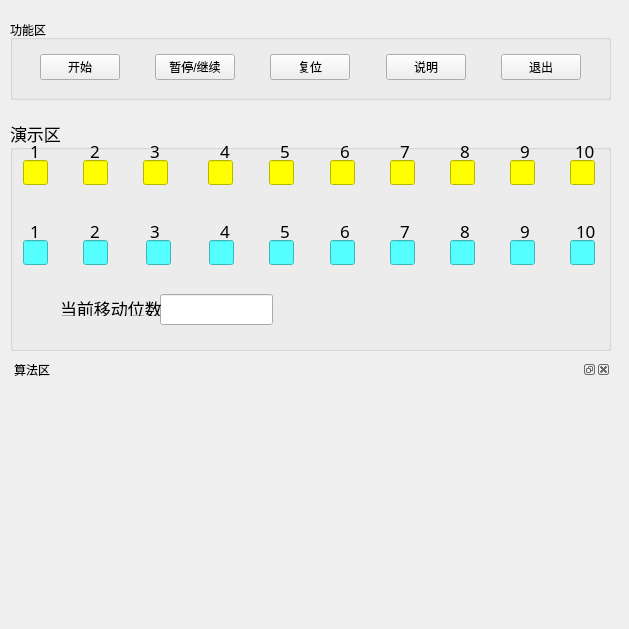
<?xml version="1.0" encoding="UTF-8"?>
<ui version="4.0">
 <class>seqInsView</class>
 <widget class="QWidget" name="seqInsView">
  <property name="geometry">
   <rect>
    <x>0</x>
    <y>0</y>
    <width>629</width>
    <height>629</height>
   </rect>
  </property>
  <property name="windowTitle">
   <string>Form</string>
  </property>
  <property name="styleSheet">
   <string notr="true">font: 10pt &quot;微软雅黑&quot;;</string>
  </property>
  <widget class="QGroupBox" name="ButtonBox">
   <property name="geometry">
    <rect>
     <x>10</x>
     <y>20</y>
     <width>601</width>
     <height>80</height>
    </rect>
   </property>
   <property name="styleSheet">
    <string notr="true">font: 14pt &quot;微软雅黑&quot; ;
</string>
   </property>
   <property name="title">
    <string>功能区</string>
   </property>
   <widget class="QWidget" name="layoutWidget">
    <property name="geometry">
     <rect>
      <x>30</x>
      <y>30</y>
      <width>541</width>
      <height>35</height>
     </rect>
    </property>
    <layout class="QHBoxLayout" name="horizontalLayout">
     <item>
      <widget class="QPushButton" name="startButton">
       <property name="text">
        <string>开始</string>
       </property>
      </widget>
     </item>
     <item>
      <spacer name="horizontalSpacer">
       <property name="orientation">
        <enum>Qt::Horizontal</enum>
       </property>
       <property name="sizeHint" stdset="0">
        <size>
         <width>40</width>
         <height>20</height>
        </size>
       </property>
      </spacer>
     </item>
     <item>
      <widget class="QPushButton" name="pauseButton">
       <property name="text">
        <string>暂停/继续</string>
       </property>
      </widget>
     </item>
     <item>
      <spacer name="horizontalSpacer_2">
       <property name="orientation">
        <enum>Qt::Horizontal</enum>
       </property>
       <property name="sizeHint" stdset="0">
        <size>
         <width>40</width>
         <height>20</height>
        </size>
       </property>
      </spacer>
     </item>
     <item>
      <widget class="QPushButton" name="frashButton">
       <property name="text">
        <string>复位</string>
       </property>
      </widget>
     </item>
     <item>
      <spacer name="horizontalSpacer_3">
       <property name="orientation">
        <enum>Qt::Horizontal</enum>
       </property>
       <property name="sizeHint" stdset="0">
        <size>
         <width>40</width>
         <height>20</height>
        </size>
       </property>
      </spacer>
     </item>
     <item>
      <widget class="QPushButton" name="explainButton">
       <property name="text">
        <string>说明</string>
       </property>
      </widget>
     </item>
     <item>
      <spacer name="horizontalSpacer_4">
       <property name="orientation">
        <enum>Qt::Horizontal</enum>
       </property>
       <property name="sizeHint" stdset="0">
        <size>
         <width>40</width>
         <height>20</height>
        </size>
       </property>
      </spacer>
     </item>
     <item>
      <widget class="QPushButton" name="backButton">
       <property name="text">
        <string>退出</string>
       </property>
      </widget>
     </item>
    </layout>
   </widget>
  </widget>
  <widget class="QGroupBox" name="groupBox">
   <property name="geometry">
    <rect>
     <x>10</x>
     <y>120</y>
     <width>601</width>
     <height>231</height>
    </rect>
   </property>
   <property name="minimumSize">
    <size>
     <width>0</width>
     <height>0</height>
    </size>
   </property>
   <property name="maximumSize">
    <size>
     <width>840</width>
     <height>300</height>
    </size>
   </property>
   <property name="font">
    <font>
     <family>微软雅黑</family>
     <pointsize>13</pointsize>
     <weight>50</weight>
     <italic>false</italic>
     <bold>false</bold>
    </font>
   </property>
   <property name="styleSheet">
    <string notr="true">font: 13pt &quot;微软雅黑&quot;;</string>
   </property>
   <property name="title">
    <string>演示区</string>
   </property>
   <widget class="QLineEdit" name="lineEdit_1">
    <property name="geometry">
     <rect>
      <x>13</x>
      <y>40</y>
      <width>25</width>
      <height>25</height>
     </rect>
    </property>
    <property name="minimumSize">
     <size>
      <width>25</width>
      <height>25</height>
     </size>
    </property>
    <property name="maximumSize">
     <size>
      <width>25</width>
      <height>25</height>
     </size>
    </property>
    <property name="styleSheet">
     <string notr="true">background-color: rgb(255, 255, 0);
font: 12pt &quot;微软雅黑&quot;;
color: rgb(255, 0, 0);</string>
    </property>
    <property name="text">
     <string/>
    </property>
    <property name="readOnly">
     <bool>true</bool>
    </property>
   </widget>
   <widget class="QLineEdit" name="lineEdit_2">
    <property name="geometry">
     <rect>
      <x>73</x>
      <y>40</y>
      <width>25</width>
      <height>25</height>
     </rect>
    </property>
    <property name="minimumSize">
     <size>
      <width>25</width>
      <height>25</height>
     </size>
    </property>
    <property name="maximumSize">
     <size>
      <width>25</width>
      <height>25</height>
     </size>
    </property>
    <property name="styleSheet">
     <string notr="true">background-color: rgb(255, 255, 0);
font: 12pt &quot;微软雅黑&quot;;
color: rgb(255, 0, 0);</string>
    </property>
    <property name="readOnly">
     <bool>true</bool>
    </property>
   </widget>
   <widget class="QLineEdit" name="lineEdit_3">
    <property name="geometry">
     <rect>
      <x>133</x>
      <y>40</y>
      <width>25</width>
      <height>25</height>
     </rect>
    </property>
    <property name="minimumSize">
     <size>
      <width>25</width>
      <height>25</height>
     </size>
    </property>
    <property name="maximumSize">
     <size>
      <width>25</width>
      <height>25</height>
     </size>
    </property>
    <property name="styleSheet">
     <string notr="true">background-color: rgb(255, 255, 0);
font: 12pt &quot;微软雅黑&quot;;
color: rgb(255, 0, 0);</string>
    </property>
    <property name="readOnly">
     <bool>true</bool>
    </property>
   </widget>
   <widget class="QLineEdit" name="lineEdit_4">
    <property name="geometry">
     <rect>
      <x>198</x>
      <y>40</y>
      <width>25</width>
      <height>25</height>
     </rect>
    </property>
    <property name="minimumSize">
     <size>
      <width>25</width>
      <height>25</height>
     </size>
    </property>
    <property name="maximumSize">
     <size>
      <width>25</width>
      <height>25</height>
     </size>
    </property>
    <property name="styleSheet">
     <string notr="true">background-color: rgb(255, 255, 0);
font: 12pt &quot;微软雅黑&quot;;
color: rgb(255, 0, 0);</string>
    </property>
    <property name="readOnly">
     <bool>true</bool>
    </property>
   </widget>
   <widget class="QLineEdit" name="lineEdit_5">
    <property name="geometry">
     <rect>
      <x>259</x>
      <y>40</y>
      <width>25</width>
      <height>25</height>
     </rect>
    </property>
    <property name="minimumSize">
     <size>
      <width>25</width>
      <height>25</height>
     </size>
    </property>
    <property name="maximumSize">
     <size>
      <width>25</width>
      <height>25</height>
     </size>
    </property>
    <property name="styleSheet">
     <string notr="true">background-color: rgb(255, 255, 0);
font: 12pt &quot;微软雅黑&quot;;
color: rgb(255, 0, 0);</string>
    </property>
    <property name="readOnly">
     <bool>true</bool>
    </property>
   </widget>
   <widget class="QLineEdit" name="lineEdit_6">
    <property name="geometry">
     <rect>
      <x>320</x>
      <y>40</y>
      <width>25</width>
      <height>25</height>
     </rect>
    </property>
    <property name="minimumSize">
     <size>
      <width>25</width>
      <height>25</height>
     </size>
    </property>
    <property name="maximumSize">
     <size>
      <width>25</width>
      <height>25</height>
     </size>
    </property>
    <property name="styleSheet">
     <string notr="true">background-color: rgb(255, 255, 0);
font: 12pt &quot;微软雅黑&quot;;
color: rgb(255, 0, 0);</string>
    </property>
    <property name="readOnly">
     <bool>true</bool>
    </property>
   </widget>
   <widget class="QLineEdit" name="lineEdit_7">
    <property name="geometry">
     <rect>
      <x>380</x>
      <y>40</y>
      <width>25</width>
      <height>25</height>
     </rect>
    </property>
    <property name="minimumSize">
     <size>
      <width>25</width>
      <height>25</height>
     </size>
    </property>
    <property name="maximumSize">
     <size>
      <width>25</width>
      <height>25</height>
     </size>
    </property>
    <property name="styleSheet">
     <string notr="true">background-color: rgb(255, 255, 0);
font: 12pt &quot;微软雅黑&quot;;
color: rgb(255, 0, 0);</string>
    </property>
    <property name="text">
     <string/>
    </property>
    <property name="readOnly">
     <bool>true</bool>
    </property>
   </widget>
   <widget class="QLineEdit" name="lineEdit_8">
    <property name="geometry">
     <rect>
      <x>440</x>
      <y>40</y>
      <width>25</width>
      <height>25</height>
     </rect>
    </property>
    <property name="minimumSize">
     <size>
      <width>25</width>
      <height>25</height>
     </size>
    </property>
    <property name="maximumSize">
     <size>
      <width>25</width>
      <height>25</height>
     </size>
    </property>
    <property name="styleSheet">
     <string notr="true">background-color: rgb(255, 255, 0);
font: 12pt &quot;微软雅黑&quot;;
color: rgb(255, 0, 0);</string>
    </property>
    <property name="readOnly">
     <bool>true</bool>
    </property>
   </widget>
   <widget class="QLineEdit" name="lineEdit_10">
    <property name="geometry">
     <rect>
      <x>560</x>
      <y>40</y>
      <width>25</width>
      <height>25</height>
     </rect>
    </property>
    <property name="minimumSize">
     <size>
      <width>25</width>
      <height>25</height>
     </size>
    </property>
    <property name="maximumSize">
     <size>
      <width>25</width>
      <height>25</height>
     </size>
    </property>
    <property name="styleSheet">
     <string notr="true">background-color: rgb(255, 255, 0);
font: 12pt &quot;微软雅黑&quot;;
color: rgb(255, 0, 0);</string>
    </property>
    <property name="readOnly">
     <bool>true</bool>
    </property>
   </widget>
   <widget class="QLineEdit" name="lineEdit_9">
    <property name="geometry">
     <rect>
      <x>500</x>
      <y>40</y>
      <width>25</width>
      <height>25</height>
     </rect>
    </property>
    <property name="minimumSize">
     <size>
      <width>25</width>
      <height>25</height>
     </size>
    </property>
    <property name="maximumSize">
     <size>
      <width>25</width>
      <height>25</height>
     </size>
    </property>
    <property name="styleSheet">
     <string notr="true">background-color: rgb(255, 255, 0);
font: 12pt &quot;微软雅黑&quot;;
color: rgb(255, 0, 0);</string>
    </property>
    <property name="readOnly">
     <bool>true</bool>
    </property>
   </widget>
   <widget class="QLineEdit" name="lineEdit_11">
    <property name="geometry">
     <rect>
      <x>13</x>
      <y>120</y>
      <width>25</width>
      <height>25</height>
     </rect>
    </property>
    <property name="minimumSize">
     <size>
      <width>25</width>
      <height>25</height>
     </size>
    </property>
    <property name="maximumSize">
     <size>
      <width>25</width>
      <height>25</height>
     </size>
    </property>
    <property name="styleSheet">
     <string notr="true">color: rgb(0, 0, 0);
background-color: rgb(85, 255, 255);
font: 12pt &quot;微软雅黑&quot;;</string>
    </property>
    <property name="readOnly">
     <bool>true</bool>
    </property>
   </widget>
   <widget class="QLineEdit" name="lineEdit_12">
    <property name="geometry">
     <rect>
      <x>73</x>
      <y>120</y>
      <width>25</width>
      <height>25</height>
     </rect>
    </property>
    <property name="minimumSize">
     <size>
      <width>25</width>
      <height>25</height>
     </size>
    </property>
    <property name="maximumSize">
     <size>
      <width>25</width>
      <height>25</height>
     </size>
    </property>
    <property name="styleSheet">
     <string notr="true">color: rgb(0, 0, 0);
background-color: rgb(85, 255, 255);
font: 12pt &quot;微软雅黑&quot;;</string>
    </property>
    <property name="readOnly">
     <bool>true</bool>
    </property>
   </widget>
   <widget class="QLineEdit" name="lineEdit_13">
    <property name="geometry">
     <rect>
      <x>136</x>
      <y>120</y>
      <width>25</width>
      <height>25</height>
     </rect>
    </property>
    <property name="minimumSize">
     <size>
      <width>25</width>
      <height>25</height>
     </size>
    </property>
    <property name="maximumSize">
     <size>
      <width>25</width>
      <height>25</height>
     </size>
    </property>
    <property name="styleSheet">
     <string notr="true">color: rgb(0, 0, 0);
background-color: rgb(85, 255, 255);
font: 12pt &quot;微软雅黑&quot;;</string>
    </property>
    <property name="readOnly">
     <bool>true</bool>
    </property>
   </widget>
   <widget class="QLineEdit" name="lineEdit_14">
    <property name="geometry">
     <rect>
      <x>199</x>
      <y>120</y>
      <width>25</width>
      <height>25</height>
     </rect>
    </property>
    <property name="minimumSize">
     <size>
      <width>25</width>
      <height>25</height>
     </size>
    </property>
    <property name="maximumSize">
     <size>
      <width>25</width>
      <height>25</height>
     </size>
    </property>
    <property name="styleSheet">
     <string notr="true">color: rgb(0, 0, 0);
background-color: rgb(85, 255, 255);
font: 12pt &quot;微软雅黑&quot;;</string>
    </property>
    <property name="readOnly">
     <bool>true</bool>
    </property>
   </widget>
   <widget class="QLineEdit" name="lineEdit_15">
    <property name="geometry">
     <rect>
      <x>259</x>
      <y>120</y>
      <width>25</width>
      <height>25</height>
     </rect>
    </property>
    <property name="minimumSize">
     <size>
      <width>25</width>
      <height>25</height>
     </size>
    </property>
    <property name="maximumSize">
     <size>
      <width>25</width>
      <height>25</height>
     </size>
    </property>
    <property name="styleSheet">
     <string notr="true">color: rgb(0, 0, 0);
background-color: rgb(85, 255, 255);
font: 12pt &quot;微软雅黑&quot;;</string>
    </property>
    <property name="readOnly">
     <bool>true</bool>
    </property>
   </widget>
   <widget class="QLineEdit" name="lineEdit_16">
    <property name="geometry">
     <rect>
      <x>320</x>
      <y>120</y>
      <width>25</width>
      <height>25</height>
     </rect>
    </property>
    <property name="minimumSize">
     <size>
      <width>25</width>
      <height>25</height>
     </size>
    </property>
    <property name="maximumSize">
     <size>
      <width>25</width>
      <height>25</height>
     </size>
    </property>
    <property name="styleSheet">
     <string notr="true">color: rgb(0, 0, 0);
background-color: rgb(85, 255, 255);
font: 12pt &quot;微软雅黑&quot;;</string>
    </property>
    <property name="readOnly">
     <bool>true</bool>
    </property>
   </widget>
   <widget class="QLineEdit" name="lineEdit_17">
    <property name="geometry">
     <rect>
      <x>380</x>
      <y>120</y>
      <width>25</width>
      <height>25</height>
     </rect>
    </property>
    <property name="minimumSize">
     <size>
      <width>25</width>
      <height>25</height>
     </size>
    </property>
    <property name="maximumSize">
     <size>
      <width>25</width>
      <height>25</height>
     </size>
    </property>
    <property name="styleSheet">
     <string notr="true">color: rgb(0, 0, 0);
background-color: rgb(85, 255, 255);
font: 12pt &quot;微软雅黑&quot;;</string>
    </property>
    <property name="readOnly">
     <bool>true</bool>
    </property>
   </widget>
   <widget class="QLineEdit" name="lineEdit_18">
    <property name="geometry">
     <rect>
      <x>440</x>
      <y>120</y>
      <width>25</width>
      <height>25</height>
     </rect>
    </property>
    <property name="minimumSize">
     <size>
      <width>25</width>
      <height>25</height>
     </size>
    </property>
    <property name="maximumSize">
     <size>
      <width>25</width>
      <height>25</height>
     </size>
    </property>
    <property name="styleSheet">
     <string notr="true">color: rgb(0, 0, 0);
background-color: rgb(85, 255, 255);
font: 12pt &quot;微软雅黑&quot;;</string>
    </property>
    <property name="readOnly">
     <bool>true</bool>
    </property>
   </widget>
   <widget class="QLineEdit" name="lineEdit_19">
    <property name="geometry">
     <rect>
      <x>500</x>
      <y>120</y>
      <width>25</width>
      <height>25</height>
     </rect>
    </property>
    <property name="minimumSize">
     <size>
      <width>25</width>
      <height>25</height>
     </size>
    </property>
    <property name="maximumSize">
     <size>
      <width>25</width>
      <height>25</height>
     </size>
    </property>
    <property name="styleSheet">
     <string notr="true">color: rgb(0, 0, 0);
background-color: rgb(85, 255, 255);
font: 12pt &quot;微软雅黑&quot;;</string>
    </property>
    <property name="readOnly">
     <bool>true</bool>
    </property>
   </widget>
   <widget class="QLineEdit" name="lineEdit_20">
    <property name="geometry">
     <rect>
      <x>560</x>
      <y>120</y>
      <width>25</width>
      <height>25</height>
     </rect>
    </property>
    <property name="minimumSize">
     <size>
      <width>25</width>
      <height>25</height>
     </size>
    </property>
    <property name="maximumSize">
     <size>
      <width>25</width>
      <height>25</height>
     </size>
    </property>
    <property name="styleSheet">
     <string notr="true">color: rgb(0, 0, 0);
background-color: rgb(85, 255, 255);
font: 12pt &quot;微软雅黑&quot;;</string>
    </property>
    <property name="readOnly">
     <bool>true</bool>
    </property>
   </widget>
   <widget class="QLineEdit" name="currentlineEdit">
    <property name="geometry">
     <rect>
      <x>150</x>
      <y>174</y>
      <width>113</width>
      <height>31</height>
     </rect>
    </property>
    <property name="font">
     <font>
      <family>黑体</family>
      <pointsize>12</pointsize>
      <weight>9</weight>
      <italic>false</italic>
      <bold>false</bold>
     </font>
    </property>
    <property name="styleSheet">
     <string notr="true">font: 75 12pt &quot;黑体&quot;;</string>
    </property>
    <property name="readOnly">
     <bool>true</bool>
    </property>
   </widget>
   <widget class="QLabel" name="label">
    <property name="geometry">
     <rect>
      <x>50</x>
      <y>180</y>
      <width>101</width>
      <height>16</height>
     </rect>
    </property>
    <property name="styleSheet">
     <string notr="true">font: 10pt &quot;微软雅黑&quot;;</string>
    </property>
    <property name="text">
     <string>当前移动位数:</string>
    </property>
   </widget>
   <widget class="QLabel" name="label_2">
    <property name="geometry">
     <rect>
      <x>20</x>
      <y>20</y>
      <width>54</width>
      <height>21</height>
     </rect>
    </property>
    <property name="styleSheet">
     <string notr="true">font: 75 10pt &quot;黑体&quot;;</string>
    </property>
    <property name="text">
     <string>1</string>
    </property>
   </widget>
   <widget class="QLabel" name="label_3">
    <property name="geometry">
     <rect>
      <x>80</x>
      <y>20</y>
      <width>54</width>
      <height>21</height>
     </rect>
    </property>
    <property name="styleSheet">
     <string notr="true">font: 75 10pt &quot;黑体&quot;;</string>
    </property>
    <property name="text">
     <string>2</string>
    </property>
   </widget>
   <widget class="QLabel" name="label_4">
    <property name="geometry">
     <rect>
      <x>140</x>
      <y>20</y>
      <width>54</width>
      <height>21</height>
     </rect>
    </property>
    <property name="styleSheet">
     <string notr="true">font: 75 10pt &quot;黑体&quot;;</string>
    </property>
    <property name="text">
     <string>3</string>
    </property>
   </widget>
   <widget class="QLabel" name="label_5">
    <property name="geometry">
     <rect>
      <x>210</x>
      <y>20</y>
      <width>54</width>
      <height>21</height>
     </rect>
    </property>
    <property name="styleSheet">
     <string notr="true">font: 75 10pt &quot;黑体&quot;;</string>
    </property>
    <property name="text">
     <string>4</string>
    </property>
   </widget>
   <widget class="QLabel" name="label_6">
    <property name="geometry">
     <rect>
      <x>270</x>
      <y>20</y>
      <width>54</width>
      <height>21</height>
     </rect>
    </property>
    <property name="styleSheet">
     <string notr="true">font: 75 10pt &quot;黑体&quot;;</string>
    </property>
    <property name="text">
     <string>5</string>
    </property>
   </widget>
   <widget class="QLabel" name="label_7">
    <property name="geometry">
     <rect>
      <x>330</x>
      <y>20</y>
      <width>54</width>
      <height>21</height>
     </rect>
    </property>
    <property name="styleSheet">
     <string notr="true">font: 75 10pt &quot;黑体&quot;;</string>
    </property>
    <property name="text">
     <string>6</string>
    </property>
   </widget>
   <widget class="QLabel" name="label_8">
    <property name="geometry">
     <rect>
      <x>390</x>
      <y>20</y>
      <width>54</width>
      <height>21</height>
     </rect>
    </property>
    <property name="styleSheet">
     <string notr="true">font: 75 10pt &quot;黑体&quot;;</string>
    </property>
    <property name="text">
     <string>7</string>
    </property>
   </widget>
   <widget class="QLabel" name="label_9">
    <property name="geometry">
     <rect>
      <x>450</x>
      <y>20</y>
      <width>54</width>
      <height>21</height>
     </rect>
    </property>
    <property name="styleSheet">
     <string notr="true">font: 75 10pt &quot;黑体&quot;;</string>
    </property>
    <property name="text">
     <string>8</string>
    </property>
   </widget>
   <widget class="QLabel" name="label_10">
    <property name="geometry">
     <rect>
      <x>510</x>
      <y>20</y>
      <width>54</width>
      <height>21</height>
     </rect>
    </property>
    <property name="styleSheet">
     <string notr="true">font: 75 10pt &quot;黑体&quot;;</string>
    </property>
    <property name="text">
     <string>9</string>
    </property>
   </widget>
   <widget class="QLabel" name="label_11">
    <property name="geometry">
     <rect>
      <x>565</x>
      <y>20</y>
      <width>54</width>
      <height>21</height>
     </rect>
    </property>
    <property name="styleSheet">
     <string notr="true">font: 75 10pt &quot;黑体&quot;;</string>
    </property>
    <property name="text">
     <string>10</string>
    </property>
   </widget>
   <widget class="QLabel" name="label_12">
    <property name="geometry">
     <rect>
      <x>20</x>
      <y>100</y>
      <width>54</width>
      <height>21</height>
     </rect>
    </property>
    <property name="styleSheet">
     <string notr="true">font: 75 10pt &quot;黑体&quot;;</string>
    </property>
    <property name="text">
     <string>1</string>
    </property>
   </widget>
   <widget class="QLabel" name="label_13">
    <property name="geometry">
     <rect>
      <x>80</x>
      <y>100</y>
      <width>54</width>
      <height>21</height>
     </rect>
    </property>
    <property name="styleSheet">
     <string notr="true">font: 75 10pt &quot;黑体&quot;;</string>
    </property>
    <property name="text">
     <string>2</string>
    </property>
   </widget>
   <widget class="QLabel" name="label_14">
    <property name="geometry">
     <rect>
      <x>140</x>
      <y>100</y>
      <width>54</width>
      <height>21</height>
     </rect>
    </property>
    <property name="styleSheet">
     <string notr="true">font: 75 10pt &quot;黑体&quot;;</string>
    </property>
    <property name="text">
     <string>3</string>
    </property>
   </widget>
   <widget class="QLabel" name="label_15">
    <property name="geometry">
     <rect>
      <x>210</x>
      <y>100</y>
      <width>54</width>
      <height>21</height>
     </rect>
    </property>
    <property name="styleSheet">
     <string notr="true">font: 75 10pt &quot;黑体&quot;;</string>
    </property>
    <property name="text">
     <string>4</string>
    </property>
   </widget>
   <widget class="QLabel" name="label_16">
    <property name="geometry">
     <rect>
      <x>270</x>
      <y>100</y>
      <width>54</width>
      <height>21</height>
     </rect>
    </property>
    <property name="styleSheet">
     <string notr="true">font: 75 10pt &quot;黑体&quot;;</string>
    </property>
    <property name="text">
     <string>5</string>
    </property>
   </widget>
   <widget class="QLabel" name="label_17">
    <property name="geometry">
     <rect>
      <x>330</x>
      <y>100</y>
      <width>54</width>
      <height>21</height>
     </rect>
    </property>
    <property name="styleSheet">
     <string notr="true">font: 75 10pt &quot;黑体&quot;;</string>
    </property>
    <property name="text">
     <string>6</string>
    </property>
   </widget>
   <widget class="QLabel" name="label_18">
    <property name="geometry">
     <rect>
      <x>390</x>
      <y>100</y>
      <width>54</width>
      <height>21</height>
     </rect>
    </property>
    <property name="styleSheet">
     <string notr="true">font: 75 10pt &quot;黑体&quot;;</string>
    </property>
    <property name="text">
     <string>7</string>
    </property>
   </widget>
   <widget class="QLabel" name="label_19">
    <property name="geometry">
     <rect>
      <x>450</x>
      <y>100</y>
      <width>54</width>
      <height>21</height>
     </rect>
    </property>
    <property name="styleSheet">
     <string notr="true">font: 75 10pt &quot;黑体&quot;;</string>
    </property>
    <property name="text">
     <string>8</string>
    </property>
   </widget>
   <widget class="QLabel" name="label_20">
    <property name="geometry">
     <rect>
      <x>510</x>
      <y>100</y>
      <width>54</width>
      <height>21</height>
     </rect>
    </property>
    <property name="styleSheet">
     <string notr="true">font: 75 10pt &quot;黑体&quot;;</string>
    </property>
    <property name="text">
     <string>9</string>
    </property>
   </widget>
   <widget class="QLabel" name="label_21">
    <property name="geometry">
     <rect>
      <x>566</x>
      <y>100</y>
      <width>21</width>
      <height>21</height>
     </rect>
    </property>
    <property name="styleSheet">
     <string notr="true">font: 75 10pt &quot;黑体&quot;;</string>
    </property>
    <property name="text">
     <string>10</string>
    </property>
   </widget>
  </widget>
  <widget class="QDockWidget" name="dockWidget">
   <property name="geometry">
    <rect>
     <x>10</x>
     <y>360</y>
     <width>601</width>
     <height>311</height>
    </rect>
   </property>
   <property name="styleSheet">
    <string notr="true"/>
   </property>
   <property name="floating">
    <bool>false</bool>
   </property>
   <property name="windowTitle">
    <string>算法区</string>
   </property>
   <widget class="QWidget" name="dockWidgetContents"/>
  </widget>
 </widget>
 <resources/>
 <connections/>
</ui>
